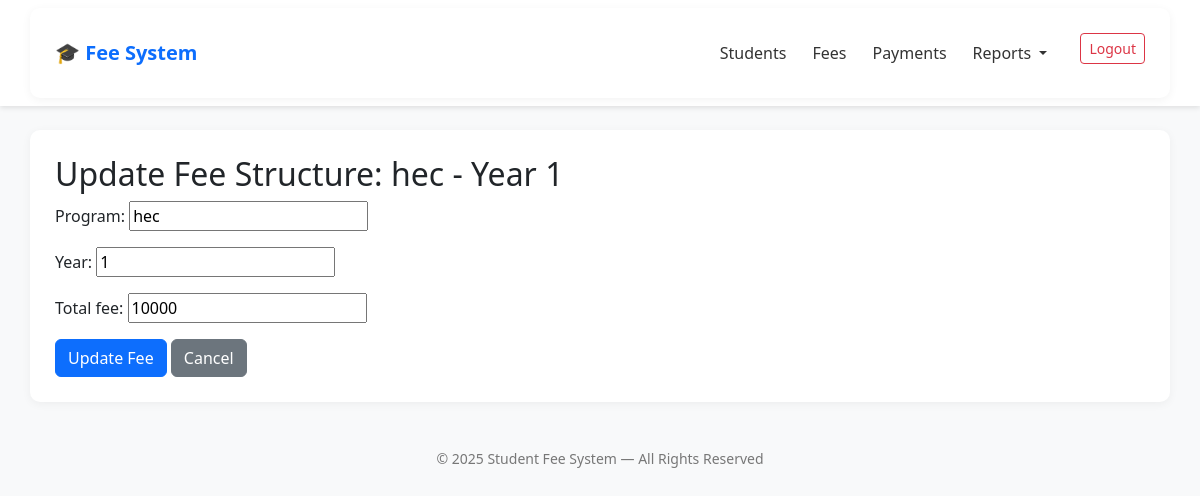
Screenshot of /fees/2/update/ (signed in) with the database file from the repository.
### management/models.py (models this page shows, shortened)
class FeeStructure(models.Model):
    program = models.CharField(max_length=100)
    year = models.PositiveIntegerField(validators=[MinValueValidator(1)])
    total_fee = models.PositiveIntegerField(validators=[MinValueValidator(0)])
    class Meta:
        unique_together = ['program', 'year']  # No duplicate program/year combos

### management/views.py (the view)
# urls.py: path('fees/<int:pk>/update/', views.FeeStructureUpdateView.as_view(), name='fee_update'),
class FeeStructureUpdateView(LoginRequiredMixin, UpdateView):
    model = FeeStructure
    form_class = FeeStructureForm
    template_name = 'management/fee_update.html'
    success_url = reverse_lazy('fee_structure_list')

### management/forms.py
class FeeStructureForm(forms.ModelForm):
    class Meta:
        model = FeeStructure
        fields = ['program', 'year', 'total_fee']
        widgets = {
            'year': forms.NumberInput(attrs={'min': 1}),
            'total_fee': forms.NumberInput(attrs={'min': 0}),
        }

### templates/management/fee_update.html (shortened to what this page needs)
{% extends 'base.html' %}
{% block content %}
<h2>Update Fee Structure: {{ object.program }} - Year {{ object.year }}</h2>
<form method="post">
    {{ form.as_p }}
    <button type="submit" class="btn btn-primary">Update Fee</button>
    <a href="{% url 'fee_structure_list' %}" class="btn btn-secondary">Cancel</a>
</form>
{% endblock %}

### templates/base.html (style rules this page uses)
body { background-color: #f8f9fa; font-family: 'Segoe UI', Tahoma, Geneva, Verdana, sans-serif; }

### rows the page displays
FeeStructure: program "hec", year "1", total_fee "10000"

### other values shown
{{ year|default:2025 }} "2025"
